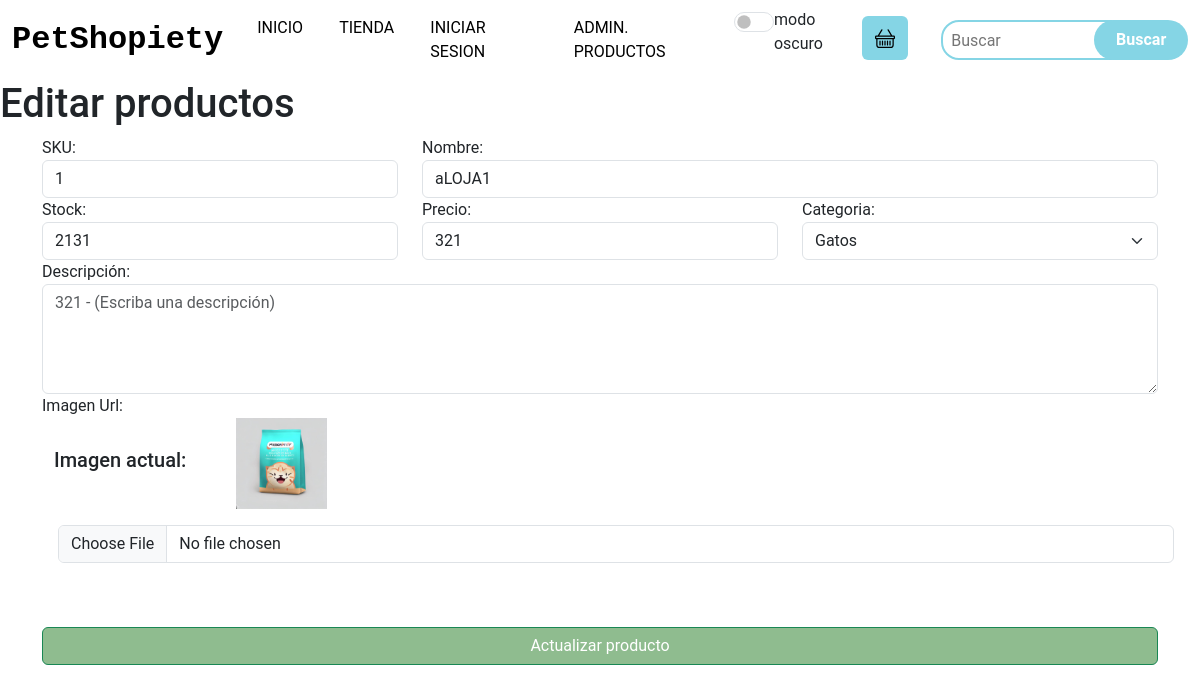
The app's page /editarProducto/1 with its own data.
### apps/PetShopiety/models.py (models this page shows, shortened)
class Producto(models.Model):
    sku = models.IntegerField(primary_key=True)
    nombre = models.CharField(max_length=50)
    stock = models.IntegerField()
    precio = models.IntegerField()
    descripcion = models.CharField(max_length=200)
    id_cat = models.ForeignKey(Categoria, on_delete=models.CASCADE)
    img_url = models.ImageField(upload_to='imagenesProducto')

class Categoria(models.Model):
    id_categoria = models.IntegerField(primary_key=True)
    nombre_categoria = models.CharField(max_length=100)

### apps/PetShopiety/views.py (the view)
# urls.py: path('editarProducto/<sku>', views.editarProducto),
def editarProducto(request, sku):
    categorias = Categoria.objects.all()
    productos = Producto.objects.get(sku=sku)
    return render(request, "editarProducto.html", {"prod": productos, "cate": categorias})

### apps/PetShopiety/templates/editarProducto.html (shortened to what this page needs)
<html lang="en">
{%load static%}
<head>
    <link href="https://cdn.jsdelivr.net/npm/bootstrap@5.3.0-alpha3/dist/css/bootstrap.min.css" rel="stylesheet"
 />
    <link rel="stylesheet" href="https://cdn.jsdelivr.net/npm/bootstrap-icons@1.10.5/font/bootstrap-icons.css">
    {% block head %}
    <link rel="stylesheet" href="{% static 'css/style.css' %}">
    {% endblock %}
</head>
<body>
    <nav class="navbar navbar-expand-lg">
        <div class="container-fluid">
            <a class="navbar-brand fw-bold" href="/">PetShopiety</a>
            <div class="collapse navbar-collapse" id="navbarSupportedContent">
                <ul class="navbar-nav m-auto mb-2 mb-lg-0">
                    <li class="nav-item">
                        <a class="nav-link active" href="/">Inicio</a>
                    </li>
                    <li class="nav-item">
                        <a class="nav-link" href="#">Tienda</a>
                    </li>
                    <li>
                        <a class="nav-link" href="/iniciar_sesion">Iniciar Sesion</a>
                    </li>
                    <li>
                        <a class="nav-link" href="/admin_productos">ADMIN. PRODUCTOS</a>
                    </li>
                    <li>
                        <div class="form-check form-switch">
                            <input type="checkbox" class="form-check-input" id="checkbox" onclick="setDarkMode()">
                            <label class="form-check-label" for="checkbox">modo oscuro</label>
                        </div>
                    </li>
                </ul>
                <div class="col-1 mb-1 ">
                    <button id="carrito" class="btn align-content-center" type="button" data-bs-toggle="offcanvas"
                        data-bs-target="#offcanvasScrolling" aria-controls="offcanvasScrolling">
                    </button>
                </div>
                <form class="d-flex" role="search">
                    <input class="px-2 search" type="search" placeholder="Buscar" aria-label="Buscar" />
                    <button class="btn0" type="submit">
                        Buscar
                    </button>
                </form>
            </div>
        </div>
    </nav>
    <h1>Editar productos</h1>
    <div class="container">
        <form action="/editarProductoForm/{{prod.sku}}" method="POST" enctype="multipart/form-data"> {% csrf_token %}
            <div class="row">
                <div class="col-md-4">
                    <label for="txtSku">SKU:</label>
                    <input readonly value="{{prod.sku}}" name="txtSku" id="txtSku" type="text" class="form-control">
                </div>
                <div class="col-md-8">
                    <label for="txtNombre">Nombre:</label>
                    <input value="{{prod.nombre}}" name="producto" id="txtNombre" type="text" class="form-control">
                </div>
                <div class="col-md-4">
                    <label for="txtStock">Stock:</label>
                    <input value="{{prod.stock}}" name="cantidad" id="txtStock" type="text" class="form-control">
                </div>
                <div class="col-md-4">
                    <label for="txtPrecio">Precio:</label>
                    <input value="{{prod.precio}}" name="precio" id="txtPrecio" type="text" class="form-control">
                </div>
                <div class="col-md-4">
                    <label for="cmbCategoria">Categoria:</label>
                    <select name="cmbCategoria" class="form-select" aria-label="Default select example">
                        {% for c in cate %}
                        <option value="{{c.id_categoria}}" {% if c.id_categoria == prod.id_cat.id_categoria %}selected {% endif %} >{{c.nombre_categoria}}</option>
                        {% endfor %}
                    </select>
                </div>
                <div class="col-md-12">
                    <label for="txtDescripcion">Descripción:</label>
                    <textarea name="descripcion" id="" class="form-control"
                        placeholder="{{prod.descripcion}} - (Escriba una descripción)" cols="30" rows="4"></textarea>
                </div>
                <div class="">
                    <label for="txtImg">Imagen Url:</label>
                    <div class="container d-flex align-items-center">
                        <h5 class="col-2">Imagen actual:</h5>
                        <img src="{{prod.img_url.url}}" class="col-1" alt="">
                    </div>
                    <input value="{{prod.img_url}}" name="img" id="txtImg" type="file" class="form-control m-3">
                </div>
            </div>
            <button style="background-color: darkseagreen;" class="btn btn-success mt-5 w-100">Actualizar
                producto</button>
        </form>
    </div>
</body>
</html>

### apps/PetShopiety/static/css/style.css (style rules this page uses)
input.error, select, textarea { border: 1px solid darkred; }
* { padding: 0; margin: 0; box-sizing: border-box; font-family: 'Roboto', sans-serif; box-sizing: border-box; }
.navbar-brand { font-size: 2rem; font-family: 'Source Code Pro', monospace; color: black; }
.nav-link { margin: 0 10px 0 10px; color: black; text-transform: uppercase; }
.search { height: 40px; width: 80%; border-radius: 18px; outline: none; border: 2px solid rgb(133,213,229); margin-right: -35px; }
.btn0 { height: 40px; width: 40%; outline: none; border: none; background-color: rgb(133,213,229); color: white; border-radius: 20px; font-weight: 700; }
.btn { background-color: rgb(133,213,229); }
#checkbox { width: 40px; height: 20px; cursor: pointer; }

### records on screen
Producto: txtSku "1", producto "aLOJA1", cantidad "2131", precio "321", cmbCategoria "Gatos", descripcion "321 - (Escriba una descripción)", img_url (picture)
